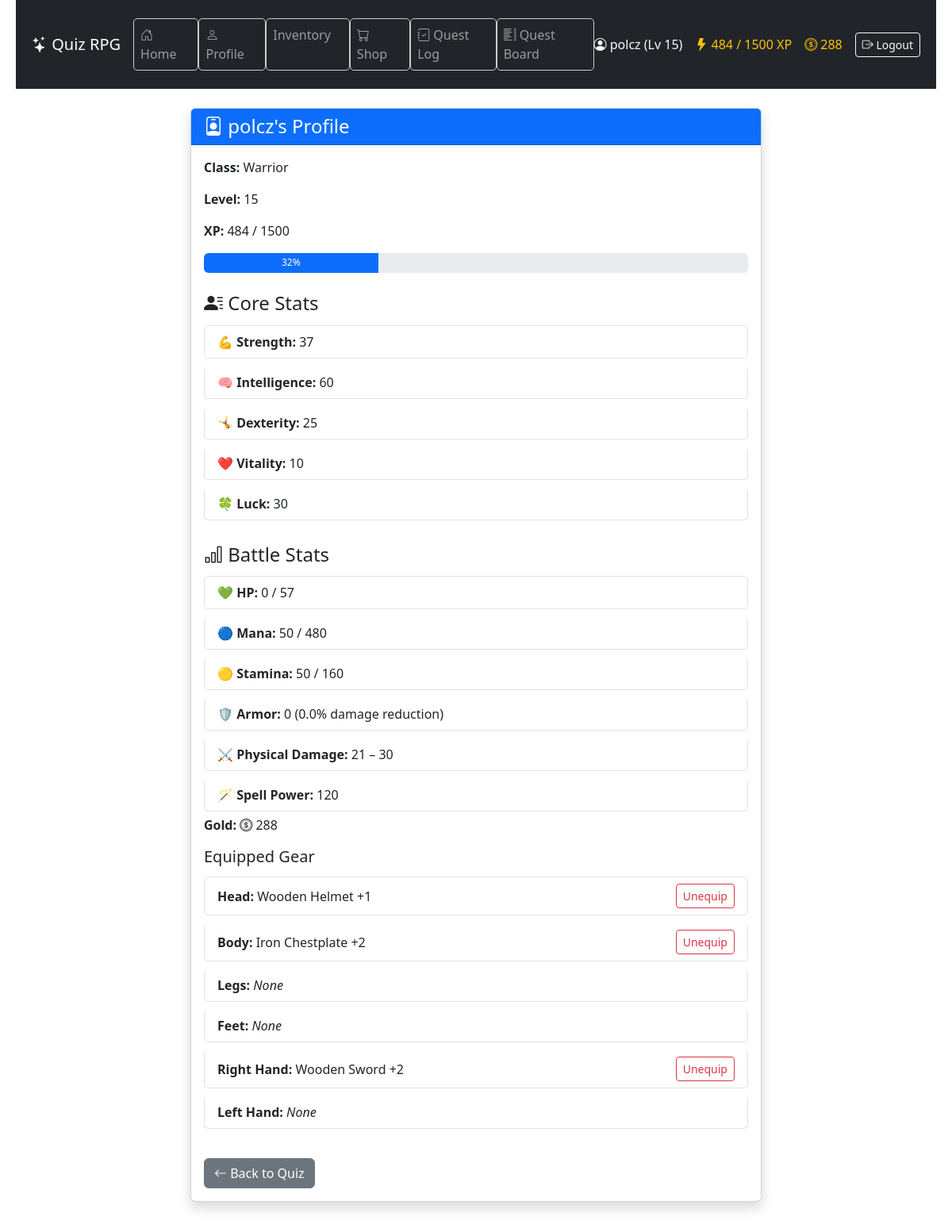
/profile/ (signed in), run on the app's committed database.
### game/models.py (models this page shows, shortened)
class Character(models.Model):
    CLASS_CHOICES = [
        ("warrior", "Warrior"),
        ("mage", "Mage"),
        ("rogue", "Rogue"),
    ]
    user = models.OneToOneField(User, on_delete=models.CASCADE)
    name = models.CharField(max_length=100)
    character_class = models.CharField(
        max_length=20, choices=CLASS_CHOICES, default="warrior"
    )
    level = models.IntegerField(default=1)
    experience = models.IntegerField(default=0)
    experience_to_next_level = models.PositiveIntegerField(default=100)
    hp = models.PositiveIntegerField(default=100)
    max_hp = models.PositiveIntegerField(default=100)
    hp_from_levels = models.PositiveIntegerField(default=0)
    mana = models.PositiveIntegerField(default=50)
    max_mana = models.PositiveIntegerField(default=50)
    mana_from_levels = models.PositiveIntegerField(default=0)
    stamina = models.PositiveIntegerField(default=50)
    max_stamina = models.PositiveIntegerField(default=50)
    armor = models.PositiveIntegerField(default=0)
    damage_reduction = models.FloatField(default=0.0)
    physical_min_damage = models.PositiveIntegerField(default=1)
    physical_max_damage = models.PositiveIntegerField(default=3)
    spell_power = models.PositiveIntegerField(default=0)
    hp_regeneration = models.PositiveIntegerField(default=0)
    mana_regeneration = models.PositiveIntegerField(default=0)
    stamina_regeneration = models.PositiveIntegerField(default=0)
    items = models.ManyToManyField("Item", related_name="characters", blank=True)
    equipped_head = models.ForeignKey(
        "Item",
        null=True,
        blank=True,
        related_name="equipped_on_head",
        on_delete=models.SET_NULL,
    )
    equipped_body = models.ForeignKey(
        "Item",
        null=True,
        blank=True,
        related_name="equipped_on_body",
        on_delete=models.SET_NULL,
    )
    equipped_legs = models.ForeignKey(
        "Item",
        null=True,
        blank=True,
        related_name="equipped_on_legs",
        on_delete=models.SET_NULL,
    )
    equipped_feet = models.ForeignKey(
        "Item",
        null=True,
        blank=True,
        related_name="equipped_on_feet",
        on_delete=models.SET_NULL,
    )
    equipped_hand_right = models.ForeignKey(
        "Item",
        null=True,
        blank=True,
        related_name="equipped_on_hand_right",
        on_delete=models.SET_NULL,
    )
    equipped_hand_left = models.ForeignKey(
        "Item",
        null=True,
        blank=True,
        related_name="equipped_on_hand_left",
        on_delete=models.SET_NULL,
    )
    strength = models.IntegerField(default=5)
    intelligence = models.IntegerField(default=5)
    dexterity = models.IntegerField(default=5)
    vitality = models.IntegerField(default=5)
    luck = models.IntegerField(default=5)
    stat_points = models.IntegerField(default=0)
    gold = models.IntegerField(default=0)
    class XpReward(TypedDict):
        total: int
        base: int
        strength_bonus: int
        intelligence_bonus: int
        double: bool

class Item(models.Model):
    SLOT_CHOICES = [
        ("head", "Head"),
        ("body", "Body"),
        ("legs", "Legs"),
        ("feet", "Feet"),
        ("hand_right", "Right Hand"),
        ("hand_left", "Left Hand"),
    ]
    name = models.CharField(max_length=100)
    description = models.TextField(blank=True, null=True)
    price = models.IntegerField(null=True, blank=True)
    is_available_in_shop = models.BooleanField(default=False)
    slot = models.CharField(
        max_length=20,
        choices=SLOT_CHOICES,
        default="hand_right",
    )
    effect_strength = models.IntegerField(default=0)
    effect_intelligence = models.IntegerField(default=0)
    effect_dexterity = models.IntegerField(default=0)
    effect_vitality = models.IntegerField(default=0)
    effect_luck = models.IntegerField(default=0)
    min_damage = models.PositiveIntegerField(default=0)
    max_damage = models.PositiveIntegerField(default=0)
    armor = models.PositiveIntegerField(default=0)
    spell_power = models.PositiveIntegerField(default=0)
    hp_bonus = models.IntegerField(default=0)
    mana_bonus = models.IntegerField(default=0)
    stamina_bonus = models.IntegerField(default=0)
    required_class = models.CharField(
        max_length=20,
        choices=Character.CLASS_CHOICES,
        null=True,
        blank=True,
        help_text="If set, only characters of this class can equip the item.",
    )

### game/views.py (the view)
# urls.py: path("profile/", views.profile_view, name="profile"),
@character_required
def profile_view(request):
    SLOTS = [
        ("head", "Head"),
        ("body", "Body"),
        ("legs", "Legs"),
        ("feet", "Feet"),
        ("hand_right", "Right Hand"),
        ("hand_left", "Left Hand"),
    ]
    character = Character.objects.get(user=request.user)
    xp_max = character.level * 100
    xp_progress = int((character.experience / xp_max) * 100)
    equipped_items = []
    for slot, label in SLOTS:
        item = getattr(character, f"equipped_{slot}")
        equipped_items.append(
            {
                "slot": slot,
                "label": label,
                "item": item,
            }
        )
    return render(
        request,
        "game/profile.html",
        {
            "character": character,
            "xp_progress": xp_progress,
            "equipped_items": equipped_items,
        },
    )

### game/context_processors.py (called while the page is built)
def character_context(request):
    if request.user.is_authenticated:
        try:
            character = Character.objects.get(user=request.user)
            return {"character": character}
        except Character.DoesNotExist:
            return {}
    return {}

### game/templates/game/profile.html (shortened to what this page needs)
{% extends "game/base.html" %}
{% block content %}
<div class="container my-4">
  <div class="row justify-content-center">
    <div class="col-md-8">
      <div class="card shadow">
        <div class="card-header bg-primary text-white">
          <h4 class="mb-0">
            <i class="bi bi-person-badge"></i> {{ character.name }}'s Profile
          </h4>
        </div>
        <div class="card-body">
          <p><strong>Class:</strong> {{ character.get_character_class_display }}</p>
          <p><strong>Level:</strong> {{ character.level }}</p>
          <p><strong>XP:</strong> {{ character.experience }} / {{ character.level }}00</p>
          <div class="progress mb-3" style="height: 25px;">
            <div
              class="progress-bar"
              role="progressbar"
              style="width: {{ xp_progress }}%;"
              aria-valuenow="{{ xp_progress }}"
              aria-valuemin="0"
              aria-valuemax="100"
            >
              {{ xp_progress }}%
            </div>
          </div>
          <h4 class="mt-4"><i class="bi bi-person-lines-fill"></i> Core Stats</h4>
          <ul class="list-group">
            <li class="list-group-item">💪 <strong>Strength:</strong> {{ character.strength }}</li>
            <li class="list-group-item">🧠 <strong>Intelligence:</strong> {{ character.intelligence }}</li>
            <li class="list-group-item">🤸 <strong>Dexterity:</strong> {{ character.dexterity }}</li>
            <li class="list-group-item">❤️ <strong>Vitality:</strong> {{ character.vitality }}</li>
            <li class="list-group-item">🍀 <strong>Luck:</strong> {{ character.luck }}</li>
          </ul>
          <h4 class="mt-4"><i class="bi bi-bar-chart"></i> Battle Stats</h4>
          <ul class="list-group">
            <li class="list-group-item">
              💚 <strong>HP:</strong> {{ character.hp }} / {{ character.max_hp }}
            </li>
            <li class="list-group-item">
              🔵 <strong>Mana:</strong> {{ character.mana }} / {{ character.max_mana }}
            </li>
            <li class="list-group-item">
              🟡 <strong>Stamina:</strong> {{ character.stamina }} / {{ character.max_stamina }}
            </li>
            <li class="list-group-item">
              🛡️ <strong>Armor:</strong> {{ character.armor }}
              ({{ character.damage_reduction|floatformat:1 }}% damage reduction)
            </li>
            <li class="list-group-item">
              ⚔️ <strong>Physical Damage:</strong> {{ character.physical_min_damage }} – {{ character.physical_max_damage }}
            </li>
            <li class="list-group-item">
              🪄 <strong>Spell Power:</strong> {{ character.spell_power }}
            </li>
          </ul>
          <p><strong>Gold:</strong> <i class="bi bi-coin"></i> {{ character.gold }}</p>
          <h5>Equipped Gear</h5>
          <ul class="list-group mb-3">
            {% for slot in equipped_items %}
            <li class="list-group-item d-flex justify-content-between align-items-center">
              <span>
                <strong>{{ slot.label }}:</strong>
                {% if slot.item %}
                  {{ slot.item.name }}
                {% else %}
                  <em>None</em>
                {% endif %}
              </span>
              {% if slot.item %}
              <a
                href="{% url 'unequip_item' slot.slot %}"
                class="btn btn-sm btn-outline-danger"
              >
                Unequip
              </a>
              {% endif %}
            </li>
            {% endfor %}
          </ul>
          <a href="{% url 'quiz' %}" class="btn btn-secondary mt-3">
            <i class="bi bi-arrow-left"></i> Back to Quiz
          </a>
        </div>
      </div>
    </div>
  </div>
</div>
{% endblock %}

### game/templates/game/base.html (shortened to what this page needs)
{% load static %}
<!DOCTYPE html>
<html lang="en">
  <head>
    <link rel="stylesheet" type="text/css" href="{% static 'game/style.css' %}" />
    <link href="https://cdn.jsdelivr.net/npm/bootstrap@5.3.3/dist/css/bootstrap.min.css" rel="stylesheet" />
    <link href="https://cdn.jsdelivr.net/npm/bootstrap-icons@1.11.3/font/bootstrap-icons.css" rel="stylesheet" />
  </head>
  <body>
    <header class="bg-dark text-white">
      <nav class="navbar navbar-expand-lg navbar-dark container">
        <a class="navbar-brand" href="{% url 'home' %}">
          <i class="bi bi-stars"></i> Quiz RPG
        </a>
        <div class="collapse navbar-collapse justify-content-between" id="navbarNav">
          <ul class="navbar-nav me-auto mb-2 mb-lg-0">
            <li class="nav-item"><a class="nav-link" href="{% url 'home' %}"><i class="bi bi-house-door"></i> Home</a></li>
            <li class="nav-item"><a class="nav-link" href="{% url 'profile' %}"><i class="bi bi-person"></i> Profile</a></li>
            <li class="nav-item"><a class="nav-link" href="{% url 'inventory' %}"> Inventory</a></li>
            <li class="nav-item"><a class="nav-link" href="{% url 'shop' %}"><i class="bi bi-cart"></i> Shop</a></li>
            <li class="nav-item"><a class="nav-link" href="{% url 'quest_log' %}"><i class="bi bi-journal-check"></i> Quest Log</a></li>
            <li class="nav-item"><a class="nav-link" href="{% url 'quest_list' %}"><i class="bi bi-list-columns"></i> Quest Board</a></li>
          </ul>
          <div class="d-flex align-items-center gap-3 text-nowrap">
            {% if user.is_authenticated %}
              {% if character %}
                <span class="text-light"><i class="bi bi-person-circle"></i> {{ character.name }} (Lv {{ character.level }})</span>
                <span class="text-warning"><i class="bi bi-lightning-fill"></i> {{ character.experience }} / {{ character.level|add:"0" }}00 XP</span>
                <span class="text-warning"><i class="bi bi-coin"></i> {{ character.gold }}</span>
              {% else %}
                <span class="text-light"><i class="bi bi-person-circle"></i> {{ user.username }}</span>
              {% endif %}
              <form method="post" action="{% url 'logout' %}" class="d-inline">
                <button type="submit" class="btn btn-outline-light btn-sm">
                  <i class="bi bi-box-arrow-right"></i> Logout
                </button>
              </form>
            {% else %}
              <a href="{% url 'login' %}" class="btn btn-outline-light btn-sm"><i class="bi bi-box-arrow-in-right"></i> Login</a>
              <a href="{% url 'register' %}" class="btn btn-outline-light btn-sm"><i class="bi bi-person-plus"></i> Register</a>
            {% endif %}
          </div>
        </div>
      </nav>
    </header>
    <main class="container mb-5">
      {% block content %}{% endblock %}
    </main>
  </body>
</html>

### game/static/game/style.css (style rules this page uses)
body { font-family: "Segoe UI", sans-serif; background-color: #f4f4f4; color: #333; margin: 0; padding: 0 20px; }
header { background-color: #222; color: white; padding: 15px 20px; display: flex; flex-direction: column; align-items: flex-start; }
nav a { color: #ddd; text-decoration: none; margin-right: 15px; }
nav li { background: none !important; width: auto !important; height: auto !important; padding: 0 !important; margin: 0 !important; display: list-item; }
button { background-color: #4CAF50; color: white; border: none; padding: 8px 16px; margin-top: 5px; cursor: pointer; border-radius: 4px; }
ul { list-style: none; padding-left: 0; }
li { background-color: white; border: 1px solid #ccc; margin: 5px 0; padding: 10px; border-radius: 5px; }

### data on the page
Character: name "polcz", level "15", experience "484", level|add "15", gold "288", character_class "Warrior", strength "37", intelligence "60", dexterity "25", vitality "10", luck "30", hp "0", max_hp "57", mana "50", max_mana "480", stamina "50", max_stamina "160", armor "0", damage_reduction "0.0", physical_min_damage "21", physical_max_damage "30", spell_power "120"
Item: label "Head", item.name "Wooden Helmet +1", shows "Unequip"
Item: label "Body", item.name "Iron Chestplate +2", shows "Unequip"
Item: label "Right Hand", item.name "Wooden Sword +2", shows "Unequip"

### other printed values
{{ xp_progress }} "32"
{{ slot.label }} "Legs" "Feet" "Left Hand"
